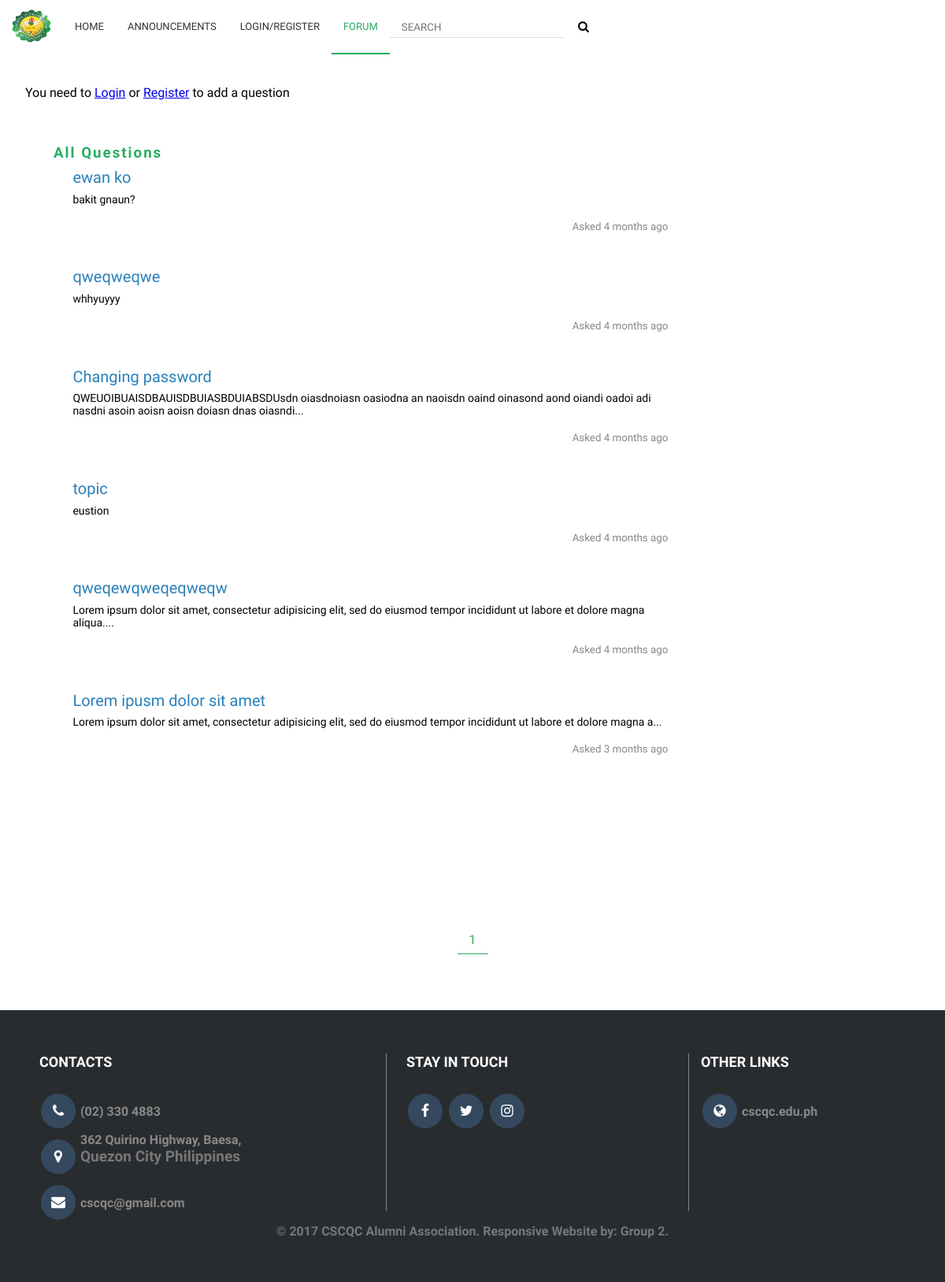
The page /forums/section.php on the database its author committed.
### tables this page shows
CREATE TABLE `questions` (
  `id` int(11) NOT NULL,
  `user_id` int(11) NOT NULL,
  `question` varchar(1000) NOT NULL,
  `topic` varchar(1000) NOT NULL,
  `time_elapsed` int(15) NOT NULL
);

### classes/DB.php (called while the page is built, shortened)
<?php
class DB{
	private static $_instance = null;
	private $_pdo,
			$_results,
			$_count = 0,
			$_query,
			$_total,
			$_errors = false;
	public function __construct(){
		try{
			$this->_pdo = new PDO('mysql:host='.Config::get('mysql/host').';dbname='.Config::get('mysql/db'),Config::get('mysql/user'),Config::get('mysql/pass'));
		}catch(PDOexception $e){
			die($e->getMessage());
		}
	}
	public static function getInstance(){
		if(!isset(self::$_instance)){
			self::$_instance = new DB();
		}
		return self::$_instance;
	}
	public function query($sql,$params = array()){
		$this->_errors = false;
		if($this->_query = $this->_pdo->prepare($sql)){
			if(count($params) !== 0){
				$x = 1;
				foreach ($params as $param) {
					$this->_query->bindValue($x,$param);
					$x++;
				}
			}
			if($this->_query->execute()){
				$this->_results = $this->_query->fetchAll(PDO::FETCH_OBJ);
				$this->_total = $this->_pdo->query("SELECT FOUND_ROWS() as total")->fetch()['total'];
			}else{
				$this->_errors = true;
			}
		}
		return $this;
	}
	public function action($action,$table,$where = array()){
		$sql = "";
		$sql .= "{$action} FROM {$table}";
		if(count($where)  == 3){
			$operators = array('=','>=','<=','<','>');
			$field = $where[0];
			$operator = $where[1];
			$values = $where[2];
			if(in_array($operator, $operators)){
				$sql .= " WHERE {$field} {$operator} ?";
				if(!$this->query($sql,[$values])->errors()){
					return $this;
				}
			}
		}else{
			if(!$this->query($sql,[])->errors()){
				return $this;
			}
		}
		return false;
	}
	public function pagination($action,$table,$limit = array()){
		if($limit !== null){
			$perPage = $limit[1];
			$sql = "{$action} FROM {$table} ";
			return $this->query($sql,null);
		}else{
			$sql = "{$action} FROM {$table}";
			return $this->query($sql,null);
		}
		return false;
	}
	public function total(){
		return $this->_total;
	}
	public function page($table,$limit = array()){
		if($limit != null){
			return $this->pagination('SELECT SQL_CALC_FOUND_ROWS *',$table,$limit);
		}else{
			return $this->pagination('SELECT SQL_CALC_FOUND_ROWS *',$table,null);
		}
	}
	public function get($table,$where = array()){
		if(count($where)){
			return $this->action('SELECT *',$table,$where);
		}else{
			return $this->action('SELECT *',$table);
		}
	}
	public function errors(){
		return $this->_errors;
	}
	public function results(){
		return $this->_results;
	}
}

### classes/Config.php (called while the page is built)
<?php
class Config{
	public static function get($path = null){
		if(isset($path)){
			$config = $GLOBALS['config'];
			$path =  explode('/', $path);
			foreach ($path as $bit) {
				if(isset($config[$bit])){
					$config = $config[$bit];
				}
			}
			return $config;
		}
		return false;
	}
}

### classes/User.php (called while the page is built, shortened)
<?php
class User {
    private $_db,
            $_data,
            $_sessionName,
            $_cookieName,
            $_results,
            $_loggedIn = false;
    public function __construct($user = null){
        $this->_sessionName = Config::get('session/session_name');
    }
    public function isLoggedIn(){
        return $this->_loggedIn;
    }
}

### classes/Session.php (called while the page is built, shortened)
<?php
class Session{
	public static function exists($name){
		return (isset($_SESSION[$name])) ? true : false;
	}
}

### classes/Forum.php (called while the page is built, shortened)
<?php
class Forum{
	private $_db,
			$results;
	public function __construct(){
		$this->_db = DB::getInstance();
	}
	public function page($table,$limit = array()){
		if($limit != null){
			return $this->_db->page($table,$limit);
		}else{
			return $this->_db->page($table,null);
		}
		return false;
	}
	public function total(){
		return $this->_db->total();
	}
	public function results(){
		return $this->_db->results();
	}
}

### admin/fetch.php (called while the page is built, shortened)
<?php
$store = new Store();
?>

### classes/Store.php (called while the page is built, shortened)
<?php
class Store{
	public function shortContent($content){
		return substr($content,0,rand(100, 200));
	}
	public function time_elapsed($ptime){
		$etime = time() - $ptime;
		$count = array(
				365 * 24 * 60 * 60 => 'year',
				30 * 24 * 60 * 60 => 'month',
					24 * 60 * 60  => 'day',
						60 * 60 => 'hour',
							60 => 'minute',
							1 => 'second'
					);
		$count_plural = array(
				'year' => 'years',
				'month' => 'months',
				'day' => 'days',
				'hour' => 'hours',
				'minute' => 'minutes',
				'second' => 'seconds',
			);
		foreach ($count as $secs => $str) {
			$d = $etime / $secs;
			if($d >= 1){
				$r = round($d);
				return $r .' '.($r > 1 ? $count_plural[$str] : $str).' ago';
			}
		}
	}
}

### classes/Input.php (called while the page is built, shortened)
<?php
class Input{
	public static function get($item){
		return '';
	}
}

### forums/section.php (the view, shortened to what this page needs)
<?php
$forum = new Forum();
?>
<!DOCTYPE html>
<html>
<head>
	<?php require_once '../functions/header.php'; ?>
</head>
<body>
	<?php require_once '../functions/navigationbar.php' ?>
	<div style="padding-top:100px;min-height:500px;">
			<div class="permission-container">
		<?php if($user->isLoggedin()): ?>
				<button onclick="document.getElementById('id01').style.display='block'" class="btn-submit">Add Question <i class="fa fa-plus"></i></button>
		<?php else: ?>
				You need to <a href="../users/login">Login</a> or <a href="../users/register">Register</a> to add a question
		<?php endif; ?>
			</div>
		<div class="question-container">
			<div class="divider"></div>
			<h3>All Questions</h3>
			<?php
			$page = !empty(Input::get('page')) ? (int)Input::get('page') : 1;
			$perPage = !empty(Input::get('per-page')) && Input::get('per-page') <= 50 ? (int)Input::get('per-page') : 15;
			$start = ($page > 1) ? ($page * $perPage) - $perPage : 0;
			$forum->page('questions',array($start,$perPage));
			$total = $forum->total();
			$pages = ceil($total/$perPage);
			foreach($forum->results() as $question): ?>
			<div class="questions">
				<a href="question?question=<?= $question->id ?>"><?= $question->topic; ?></a>
				<div class="answer">
				<?php if(strlen($question->question) > 300): ?>
					<p><?= $store->shortContent($question->question); ?>...</p>
				<?php else: ?>
					<p><?= $question->question ?></p>
				<?php endif; ?>
					<br>
					<small class="simple-small">Asked <?= $store->time_elapsed($question->time_elapsed); ?></small><br>
				</div>
			</div>
			<div class="divider"></div>
			<div class="divider"></div>
		<?php endforeach; ?>
		</div>
	</div>
	<div class="pagination">
		<?php for($x = 1;$x <= $pages; $x++): ?>
			<a href="?page=<?= $x; ?>&per-page=<?= $perPage ?>"<?php if($page === $x){echo "class='selected'";} ?>><?= $x; ?></a>
		<?php endfor; ?>
	</div>
	<?php require_once '../functions/footer.php'; ?>
</body>
</html>

### layouts/css/layout.css (style rules this page uses)
* { margin:0; padding:0; box-sizing:border-box; font-family:Raleway; }
html,body { height:100%; }
.pagination { text-align:center; }
.pagination { margin-top:20px; }
.pagination .selected { color:#27ae60; border-bottom:1px solid #27ae60; }
.pagination a { padding:8px 15px; text-decoration:none; color:#333; border-bottom:1px solid #fff; }
.divider { width:auto; height:15px; }
.simple-small { color:#888; }
.container h3,.titles-container h3,.question-container h3 { color:#27ae60; letter-spacing:2px; padding:8px; }
.question-container { margin:5% auto 15% auto; width:90%; }
.questions { margin:auto auto 1% 3%; width:70%; }
.questions small { float:right; }
.answer { margin-top:1%; }
.questions a { font-size:20px; text-decoration:none; color:#2980b9; }
.answer p { font-size:14px; }
.permission-container { padding:8px 32px; float:left; }

### rows shown on the page
questions: topic "ewan ko", question "bakit gnaun?", time_elapsed "4 months ago"
questions: topic "qweqweqwe", question "whhyuyyy", time_elapsed "4 months ago"
questions: topic "Changing password", question "QWEUOIBUAISDBAUISDBUIASBDUIABSDUsdn oiasdnoiasn oasiodna an naoisdn oaind oinasond aond oiandi oadoi adi nasdni asoin aoisn aoisn doiasn dnas oiasndi", time_elapsed "4 months ago"
questions: topic "topic", question "eustion", time_elapsed "4 months ago"
questions: topic "qweqewqweqeqweqw", question "Lorem ipsum dolor sit amet, consectetur adipisicing elit, sed do eiusmod tempor incididunt ut labore et dolore magna aliqua.", time_elapsed "4 months ago"
questions: topic "Lorem ipusm dolor sit amet", question "Lorem ipsum dolor sit amet, consectetur adipisicing elit, sed do eiusmod tempor incididunt ut labore et dolore magna a", time_elapsed "3 months ago"
